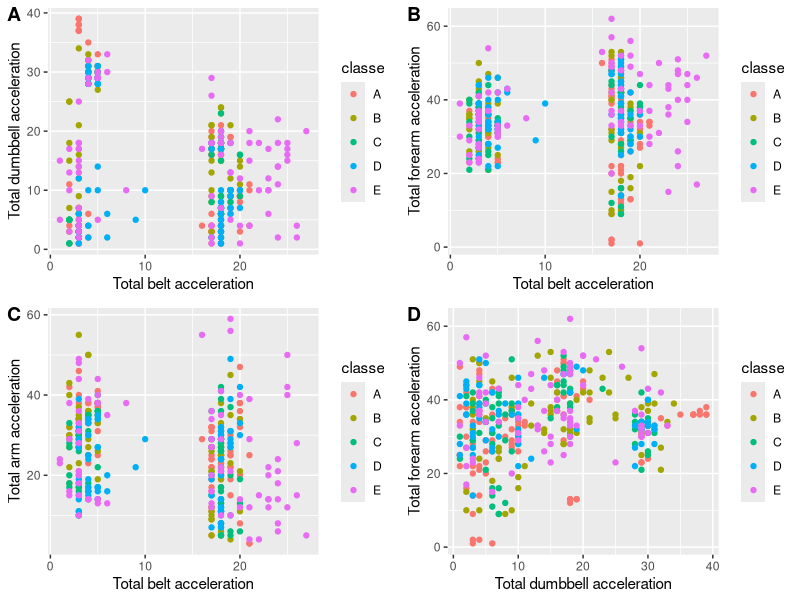

This chart was generated by the following R code:
## ---- chunk 1
library(ggplot2)
library(cowplot)
indata <- read.csv(file = "pml-training-newwin_only.csv", header = TRUE)
g = ggplot(indata, aes(x = total_accel_belt, y = total_accel_dumbbell, colour = classe)) 
g = g + geom_point()
g1 = g + xlab("Total belt acceleration") + ylab("Total dumbbell acceleration")
g = ggplot(indata, aes(x = total_accel_belt, y = total_accel_forearm, colour = classe)) 
g = g + geom_point()
g2 = g + xlab("Total belt acceleration") + ylab("Total forearm acceleration")
g = ggplot(indata, aes(x = total_accel_belt, y = total_accel_arm, colour = classe)) 
g = g + geom_point()
g3 = g + xlab("Total belt acceleration") + ylab("Total arm acceleration")
g = ggplot(indata, aes(x = total_accel_dumbbell, y = total_accel_forearm, colour = classe)) 
g = g + geom_point()
g4 = g + xlab("Total dumbbell acceleration") + ylab("Total forearm acceleration")
plot_grid(g1, g2, g3, g4, ncol = 2, align = 'v', labels = c("A", "B", "C", "D"))
